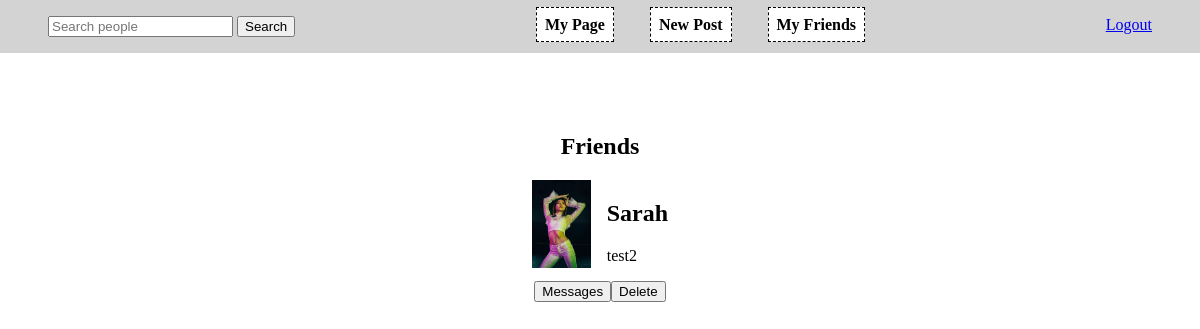
The page /friends (signed in) on the database its author committed.
### social_network/models.py (models this page shows, shortened)
class User(db.Model, UserMixin):
    id = db.Column(db.Integer, primary_key=True)
    username = db.Column(db.String(32), unique=True, nullable=False)
    password = db.Column(db.String(64), nullable=False)
    image_file = db.Column(db.String(32), nullable=False,
                           default="default_profile.jpg")
    name = db.Column(db.String(64), nullable=False)
    gender = db.Column(
        db.Boolean(), nullable=False)
    city = db.Column(db.String(32), nullable=False)
    born = db.Column(
        db.Integer)
    posts = db.relationship("Post", backref="author")
    friendship = db.relationship(
        "Friendship", foreign_keys='Friendship.user1_id', backref="friend")
    friendship = db.relationship(
        "Friendship", foreign_keys='Friendship.user2_id', backref="friend")

### social_network/main/routes.py (the view)
@main.route("/friends")
@login_required
def friends():
    friends = User.query.filter(
        User.id != current_user.id
    ).filter(
        or_(User.id == Friendship.user1_id,
            User.id == Friendship.user2_id)
    ).filter(
        or_(Friendship.user1_id == current_user.id,
            Friendship.user2_id == current_user.id)
    ).all()
    return render_template("main/user_list.html", users=friends, f=None)

### social_network/models.py (called while the page is built)
@login_manager.user_loader
def load_user(user_id):
    return User.query.get(int(user_id))

### social_network/templates/main/user_list.html (shortened to what this page needs)
{% extends 'layout.html' %}  {% block content %}
<section>
    <h1>{% if f == None %} Friends {% else %} Search {% endif %}</h1>
    {% if users %} {% for user in users %}
    <div style="margin-bottom: 3em;">
        <div class="info" onclick="location.href='/{{ user.username }}'">
            <img src="../../static/img/{{ user.image_file }}" style="height: 5.5em;">
            <div class="infofiels">
                <h2>{{ user.name }}</h2>
                <p>{{ user.username }}</p>
            </div>
        </div>
        <div class="info">
            <button onclick="location.href='/chat/{{ user.username }}'">Messages</button> {% if f == None or f[user.id] %}
            <button onclick="delFriend({{ user.id }})">Delete</button> {% else %}
            <button onclick="addFriend({{ user.id }})">Add</button> {% endif %}
        </div>
    </div>
    {% endfor %} {% else %}
    <p>
        No {% if f == None %} Friends yet {% else %} Search Results {% endif %}
    </p>
    {% endif %}
</section>
{% endblock content %}

### social_network/static/main.css (style rules this page uses)
body { margin: 0; padding: 0; }
.info { display: flex; justify-content: center; }
.infofiels { padding-left: 1em; text-align: left; }
section { margin: 3em 0; text-align: center; }

### rows shown on the page
User: image_file (picture), name "Sarah", username "test2"
